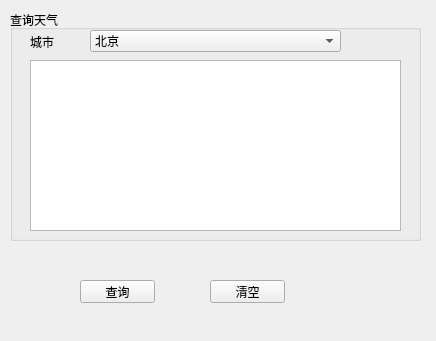
<?xml version="1.0" encoding="UTF-8"?>
<ui version="4.0">
 <class>Form</class>
 <widget class="QWidget" name="Form">
  <property name="geometry">
   <rect>
    <x>0</x>
    <y>0</y>
    <width>436</width>
    <height>341</height>
   </rect>
  </property>
  <property name="windowTitle">
   <string>Form</string>
  </property>
  <widget class="QGroupBox" name="groupBox">
   <property name="geometry">
    <rect>
     <x>10</x>
     <y>10</y>
     <width>411</width>
     <height>231</height>
    </rect>
   </property>
   <property name="title">
    <string>查询天气</string>
   </property>
   <widget class="QLabel" name="label">
    <property name="geometry">
     <rect>
      <x>20</x>
      <y>22</y>
      <width>54</width>
      <height>20</height>
     </rect>
    </property>
    <property name="text">
     <string>城市</string>
    </property>
   </widget>
   <widget class="QComboBox" name="weatherComboBox">
    <property name="geometry">
     <rect>
      <x>80</x>
      <y>20</y>
      <width>251</width>
      <height>22</height>
     </rect>
    </property>
    <item>
     <property name="text">
      <string>北京</string>
     </property>
    </item>
    <item>
     <property name="text">
      <string>天津</string>
     </property>
    </item>
    <item>
     <property name="text">
      <string>上海</string>
     </property>
    </item>
   </widget>
   <widget class="QTextEdit" name="resultText">
    <property name="geometry">
     <rect>
      <x>20</x>
      <y>50</y>
      <width>371</width>
      <height>171</height>
     </rect>
    </property>
   </widget>
  </widget>
  <widget class="QPushButton" name="queryBtn">
   <property name="geometry">
    <rect>
     <x>80</x>
     <y>280</y>
     <width>75</width>
     <height>23</height>
    </rect>
   </property>
   <property name="text">
    <string>查询</string>
   </property>
  </widget>
  <widget class="QPushButton" name="clearBtn">
   <property name="geometry">
    <rect>
     <x>210</x>
     <y>280</y>
     <width>75</width>
     <height>23</height>
    </rect>
   </property>
   <property name="text">
    <string>清空</string>
   </property>
  </widget>
 </widget>
 <resources/>
 <connections>
  <connection>
   <sender>queryBtn</sender>
   <signal>clicked()</signal>
   <receiver>Form</receiver>
   <slot>queryWeather()</slot>
   <hints>
    <hint type="sourcelabel">
     <x>114</x>
     <y>290</y>
    </hint>
    <hint type="destinationlabel">
     <x>179</x>
     <y>322</y>
    </hint>
   </hints>
  </connection>
  <connection>
   <sender>clearBtn</sender>
   <signal>clicked()</signal>
   <receiver>Form</receiver>
   <slot>clearResult()</slot>
   <hints>
    <hint type="sourcelabel">
     <x>250</x>
     <y>290</y>
    </hint>
    <hint type="destinationlabel">
     <x>319</x>
     <y>314</y>
    </hint>
   </hints>
  </connection>
 </connections>
 <slots>
  <slot>queryWeather()</slot>
  <slot>clearResult()</slot>
 </slots>
</ui>
